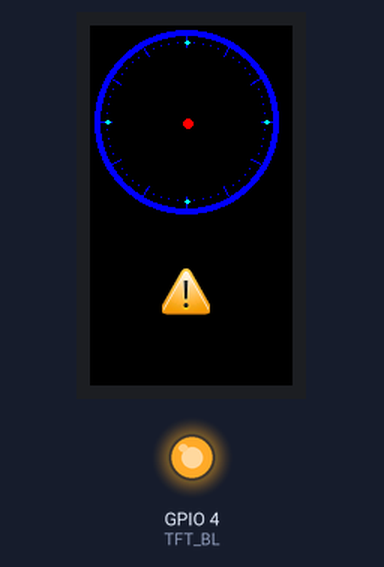
A program run on a simulated ESP32. Parts: 135×240 colour display, output pins drawn as LEDs (lit = HIGH). WiFi joins after 1.5 s; servers stay silent unless stated; network time is answered at once with the bench clock; the local clock reads 2024-03-15 10:24:30 at power-on unless the program sets it; what the program prints to the serial monitor is not drawn.

Above: at 0.3 s.
At 6.8 s:
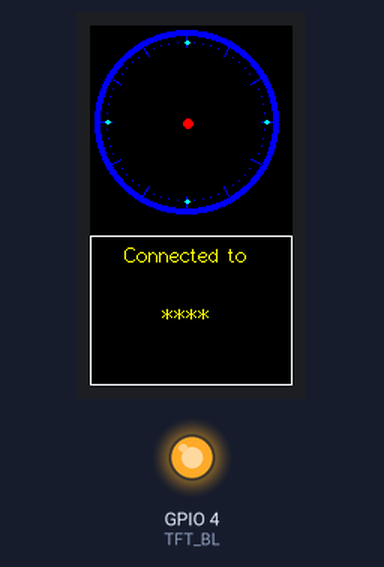
At 10.8 s:
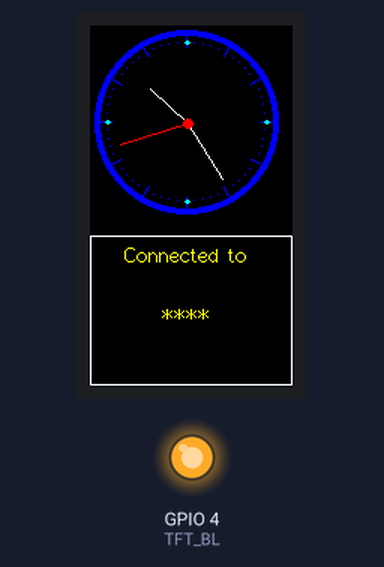
At 14.8 s:
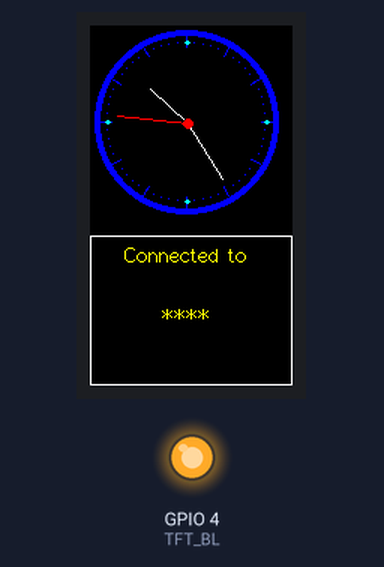
At 22.8 s:
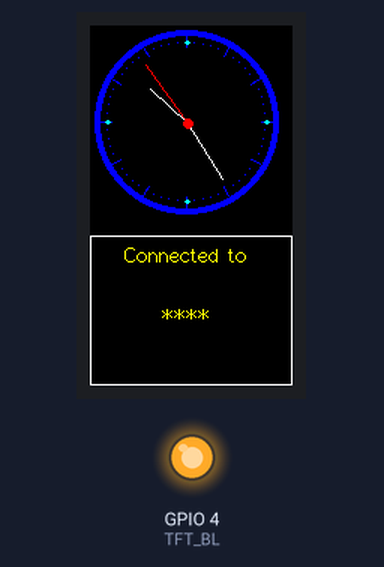
At 38.8 s:
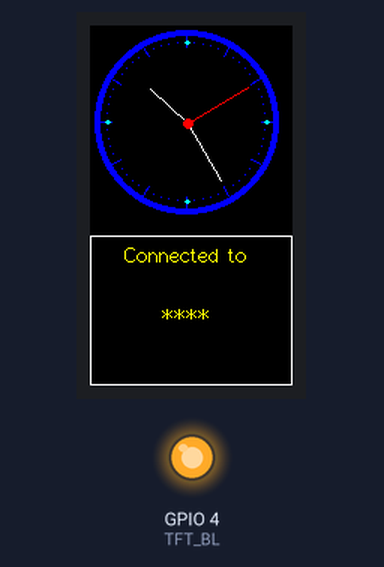

The program:

main.cpp
```cpp
#include <TFT_eSPI.h>
#include <SPI.h>

#include <NTPClient.h>
#include "WiFi.h"
#include <WiFiUdp.h>

#include "Alert.h" // Out of range alert icon

const char *ssid = "****";
const char *password = "****";

#ifndef TFT_DISPOFF
  #define TFT_DISPOFF 0x28
#endif

#ifndef TFT_SLPIN
  #define TFT_SLPIN 0x10
#endif

#define TFT_MOSI 19
#define TFT_SCLK 18
#define TFT_CS 5
#define TFT_DC 16
#define TFT_RST 23

#define TFT_BL 4 // Display backlight control pin
#define ADC_EN 14
#define ADC_PIN 34
#define BUTTON_1 35
#define BUTTON_2 0

void drawAlert(int x, int y, boolean draw);
void drawIcon(const unsigned short *icon, int16_t x, int16_t y, int8_t width, int8_t height);

TFT_eSPI tft = TFT_eSPI(135, 240); // Invoke custom library

WiFiUDP ntpUDP;

// You can specify the time server pool and the offset (in seconds, can be
// changed later with setTimeOffset() ). Additionaly you can specify the
// update interval (in milliseconds, can be changed using setUpdateInterval() ).
NTPClient timeClient(ntpUDP, "europe.pool.ntp.org", 3600, 60000);

#define TFT_GREY 0xBDF7

float sx = 0, sy = 1, mx = 1, my = 0, hx = -1, hy = 0; // Saved H, M, S x & y multipliers
float sdeg = 0, mdeg = 0, hdeg = 0;
uint16_t osx = 64, osy = 64, omx = 64, omy = 64, ohx = 64, ohy = 64; // Saved H, M, S x & y coords
uint16_t x0 = 0, x1 = 0, yy0 = 0, yy1 = 0;
uint32_t targetTime = 0; // for next 1 second timeout
bool isTimeUpdated = false;

static uint8_t conv2d(const char *p)
{
  uint8_t v = 0;
  if ('0' <= *p && *p <= '9')
    v = *p - '0';
  return 10 * v + *++p - '0';
}

uint8_t hh = conv2d(__TIME__), mm = conv2d(__TIME__ + 3), ss = conv2d(__TIME__ + 6); // Get H, M, S from compile time

boolean initial = 1;

void setup(void)
{
  tft.init();
  tft.setRotation(0);
  tft.fillScreen(TFT_BLACK);
  tft.setTextColor(TFT_YELLOW, TFT_BLACK); // Adding a black background colour erases previous text automatically

  if (TFT_BL > 0)
  {
    pinMode(TFT_BL, OUTPUT);
    digitalWrite(TFT_BL, HIGH);
  }

  // Draw clock face
  tft.fillCircle(64, 64, 61, TFT_BLUE);
  tft.fillCircle(64, 64, 57, TFT_BLACK);

  // Draw 12 lines
  for (int i = 0; i < 360; i += 30)
  {
    sx = cos((i - 90) * 0.0174532925);
    sy = sin((i - 90) * 0.0174532925);
    x0 = sx * 57 + 64;
    yy0 = sy * 57 + 64;
    x1 = sx * 50 + 64;
    yy1 = sy * 50 + 64;

    tft.drawLine(x0, yy0, x1, yy1, TFT_BLUE);
  }

  // Draw 60 dots
  for (int i = 0; i < 360; i += 6)
  {
    sx = cos((i - 90) * 0.0174532925);
    sy = sin((i - 90) * 0.0174532925);
    x0 = sx * 53 + 64;
    yy0 = sy * 53 + 64;

    tft.drawPixel(x0, yy0, TFT_BLUE);
    if (i == 0 || i == 180)
      tft.fillCircle(x0, yy0, 1, TFT_CYAN);
    if (i == 0 || i == 180)
      tft.fillCircle(x0 + 1, yy0, 1, TFT_CYAN);
    if (i == 90 || i == 270)
      tft.fillCircle(x0, yy0, 1, TFT_CYAN);
    if (i == 90 || i == 270)
      tft.fillCircle(x0 + 1, yy0, 1, TFT_CYAN);
  }

  tft.fillCircle(65, 65, 3, TFT_RED);

  // Draw text at position 64,125 using fonts 4
  // Only font numbers 2,4,6,7 are valid. Font 6 only contains characters [space] 0 1 2 3 4 5 6 7 8 9 : . a p m
  // Font 7 is a 7 segment font and only contains characters [space] 0 1 2 3 4 5 6 7 8 9 : .
  //tft.drawCentreString("Connecting ...", 64, 145, 2);

  drawAlert(64, 177, true);

  delay(5000);

  WiFi.begin(ssid, password);

  while (WiFi.status() != WL_CONNECTED)
  {
    delay(500);
    Serial.print(".");
  }

  drawAlert(64, 177, false);

  tft.fillRect(0, 140, 135, 100, TFT_BLACK);
  tft.drawRect(0, 140, 135, 100, TFT_WHITE);
  tft.drawCentreString("Connected to", 64, 145, 2);
  tft.drawCentreString(ssid, 64, 185, 2);

  timeClient.setTimeOffset(7200);
  timeClient.begin();
  timeClient.update();
  ss = timeClient.getSeconds() + 2;
  mm = timeClient.getMinutes();
  hh = timeClient.getHours();

  targetTime = millis() + 1000;
}

void loop()
{
  if (targetTime < millis())
  {
    if (isTimeUpdated && (hh == 2))
    {
      isTimeUpdated = false;
    }

    if (!isTimeUpdated && (hh == 3))
    {
      timeClient.update();
      ss = timeClient.getSeconds() + 2;
      mm = timeClient.getMinutes();
      hh = timeClient.getHours();
    }

    targetTime = millis() + 1000;
    ss++; // Advance second
    if (ss > 59)
    {
      ss = 0;
      mm++; // Advance minute
      if (mm > 59)
      {
        mm = 0;
        hh++; // Advance hour
        if (hh > 23)
        {
          hh = 0;
        }
      }
    }

    // Pre-compute hand degrees, x & y coords for a fast screen update
    sdeg = ss * 6;                     // 0-59 -> 0-354
    mdeg = mm * 6 + sdeg * 0.01666667; // 0-59 -> 0-360 - includes seconds
    hdeg = hh * 30 + mdeg * 0.0833333; // 0-11 -> 0-360 - includes minutes and seconds
    hx = cos((hdeg - 90) * 0.0174532925);
    hy = sin((hdeg - 90) * 0.0174532925);
    mx = cos((mdeg - 90) * 0.0174532925);
    my = sin((mdeg - 90) * 0.0174532925);
    sx = cos((sdeg - 90) * 0.0174532925);
    sy = sin((sdeg - 90) * 0.0174532925);

    if (ss == 0 || initial)
    {
      initial = 0;
      // Erase hour and minute hand positions every minute
      tft.drawLine(ohx, ohy, 65, 65, TFT_BLACK);
      ohx = hx * 33 + 65;
      ohy = hy * 33 + 65;
      tft.drawLine(omx, omy, 65, 65, TFT_BLACK);
      omx = mx * 44 + 65;
      omy = my * 44 + 65;
    }

    // Redraw new hand positions, hour and minute hands not erased here to avoid flicker
    tft.drawLine(osx, osy, 65, 65, TFT_BLACK);
    tft.drawLine(ohx, ohy, 65, 65, TFT_WHITE);
    tft.drawLine(omx, omy, 65, 65, TFT_WHITE);
    osx = sx * 47 + 65;
    osy = sy * 47 + 65;
    tft.drawLine(osx, osy, 65, 65, TFT_RED);

    tft.fillCircle(65, 65, 3, TFT_RED);
  }
}

void drawAlert(int x, int y, boolean draw)
{
  if (draw)
  {
    drawIcon(alert, x - alertWidth / 2, y - alertHeight / 2, alertWidth, alertHeight);
  }
  else if (!draw)
  {
    tft.fillRect(x - alertWidth / 2, y - alertHeight / 2, alertWidth, alertHeight, TFT_BLACK);
  }
}

//====================================================================================
// This is the function to draw the icon stored as an array in program memory (FLASH)
//====================================================================================

// To speed up rendering we use a 64 pixel buffer
#define BUFF_SIZE 64

// Draw array "icon" of defined width and height at coordinate x,y
// Maximum icon size is 255x255 pixels to avoid integer overflow

void drawIcon(const unsigned short *icon, int16_t x, int16_t y, int8_t width, int8_t height)
{

  uint16_t pix_buffer[BUFF_SIZE]; // Pixel buffer (16 bits per pixel)

  tft.startWrite();

  // Set up a window the right size to stream pixels into
  tft.setAddrWindow(x, y, width, height);

  // Work out the number whole buffers to send
  uint16_t nb = ((uint16_t)height * width) / BUFF_SIZE;

  // Fill and send "nb" buffers to TFT
  for (int i = 0; i < nb; i++)
  {
    for (int j = 0; j < BUFF_SIZE; j++)
    {
      pix_buffer[j] = pgm_read_word(&icon[i * BUFF_SIZE + j]);
    }
    tft.pushColors(pix_buffer, BUFF_SIZE);
  }

  // Work out number of pixels not yet sent
  uint16_t np = ((uint16_t)height * width) % BUFF_SIZE;

  // Send any partial buffer left over
  if (np)
  {
    for (int i = 0; i < np; i++)
      pix_buffer[i] = pgm_read_word(&icon[nb * BUFF_SIZE + i]);
    tft.pushColors(pix_buffer, np);
  }

  tft.endWrite();
}
```

Source omitted: Alert.h (data table, 8267 bytes)

Measured:
- what the display in image 1 shows lasts 1.1 s, from 6.7 s to 7.8 s
